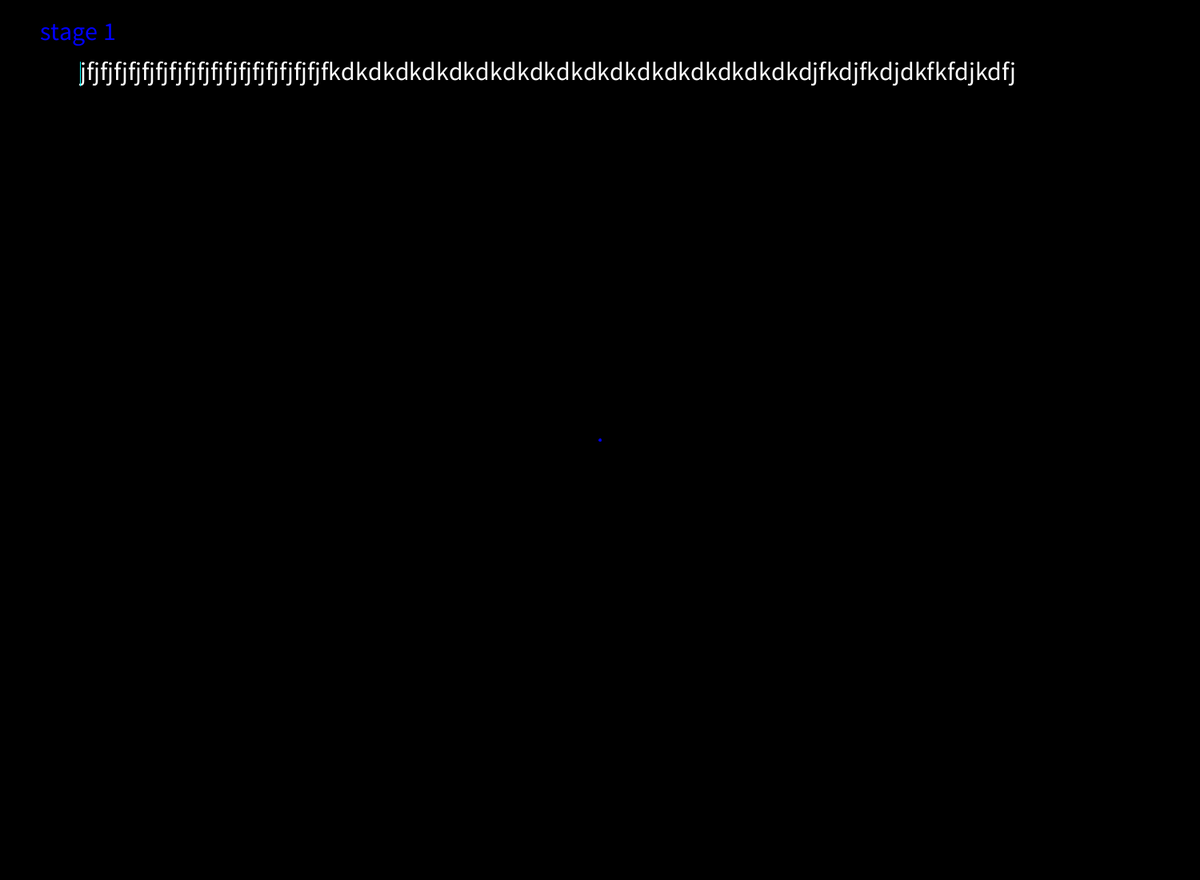
Frame 1 (no input)
Frame 60 (the mouse pressed at the canvas centre just before this capture): identical to frame 1, image omitted
Frame 120 (the mouse held since frame 60 and released just before this capture): identical to frame 1, image omitted

The Processing sketch that drew this single still picture (run headless with seeded random() and noise(); from frame 60 on, the mouse is pressed at the canvas centre):

// Processing sketch: idle_keys
// ── idle_keys.pde
//Oliver Flatt

//k is how far in the level they are
//l is the level they are on
int hits, k;
int h, w;
int currentstage;
String[] stage = new String[5];
String l;

void setup()
{
  background(0);
  textSize(32);
}

void settings()
{
  currentstage = 0;
  stage[0] = "jfjfjfjfjfjfjfjfjfjfjfjfjfjfjfjfjfjfkdkdkdkdkdkdkdkdkdkdkdkdkdkdkdkdkdkdjfkdjfkdjdkfkfdjkdfj";
  stage[1] = "lslslslslslslslslslslslslslslslslslslsa;a;a;a;a;a;a;a;a;a;a;a;a;a;a;a;a;lsa;sla;ls;;asl;asll";
  stage[2] = "jfkdls;a jad fks lda fsdf; lafs djas ljks; djlssad ;lkjfdsa lskd;ajf jdkfls a; jfkdl;lksasld";
  l = stage[currentstage];
  k = 0;
  h = displayHeight-100;
  w = displayWidth-100;
  size(w, h);
  hits = 5;
}

void draw()
{
  fill (255);
  background(0);
  drawText();
  stroke(0);
  ellipse(w/2, h/2, hits, hits);
}

void drawText()
{
  if (k == l.length())//if all are typed
  {
    fill(0, 255, 0);
    text(l, 100, 100);
  } else
  {
    fill(255);
    text(l, 100, 100);
    fill(0, 255, 0);
    text(l.substring(0, k), 100, 100);//typed letters on top of white text
    //text(l.substring(k), textWidth(l.substring(0, k)) + 100, 100);
  }
  fill(0, 0, 255);
  text("stage " + (currentstage+1), 50, 50);
  stroke(0, 255, 255);
  line(100+textWidth(l.substring(0, k)), 100-textAscent(), 100+textWidth(l.substring(0, k)), 100+textDescent());
}

void keyPressed()
{
  if (key == l.charAt(k))
  {
    k += 1;
    hits += 1;
  }
  if (k==l.length())
  {
    k=0;
    currentstage++;
    l=stage[currentstage];
  }
}
